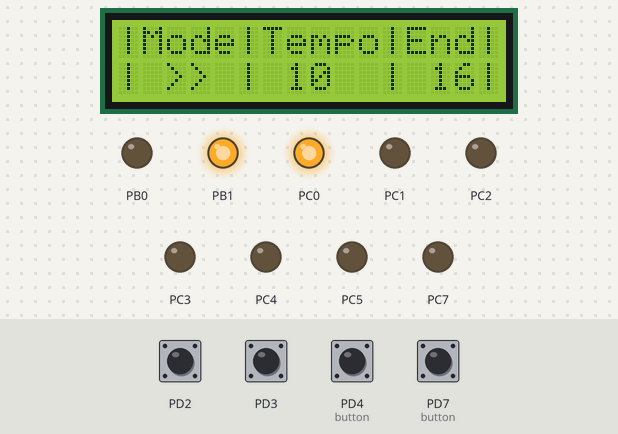
A program run on a simulated ATmega32, built with avr-gcc and emulated at 16 MHz (the files do not name the chip). Parts: 16×2 character LCD, output pins drawn as LEDs (lit = HIGH). Wiring (inferred from the names in the program): character LCD (HD44780): RS PB7; R/W PC6; E PB6; data PB5, PB4, PB3, PB2. The inputs (shaded band) are chosen by the test bench; at power-on: PD2, PD3, PD4 (button), PD7 (button) HIGH. Random numbers use the default seed unless the program sets one; pins used as bus, display or sensor lines are not drawn.

Above: at 1.2 s.
1.3 s: PD4 (button) pulled LOW for 0.15 s
At 2.5 s:
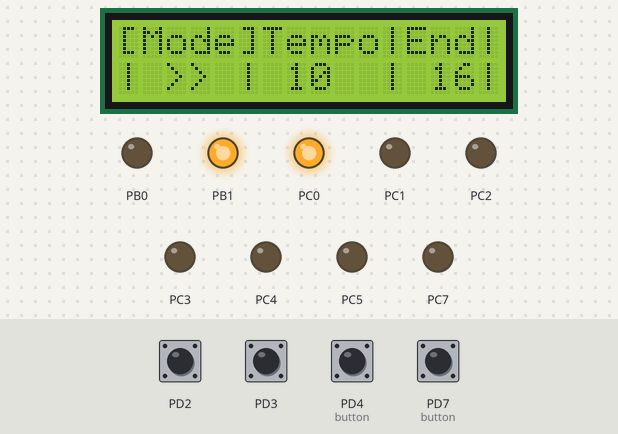
2.9 s: PD4 (button) pulled LOW for 1 s
At 3.9 s:
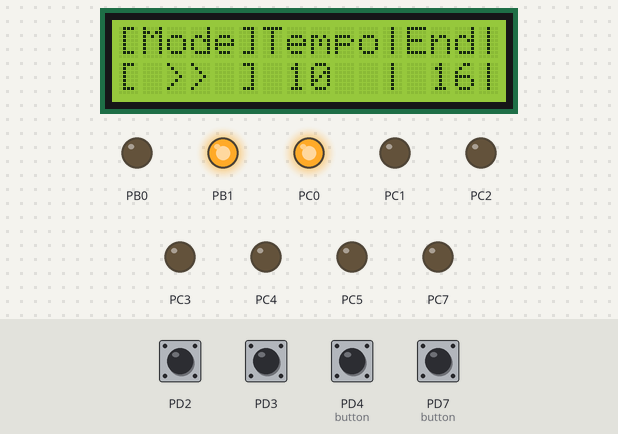
5.4 s: PD7 (button) pulled LOW for 0.15 s
At 5.8 s:
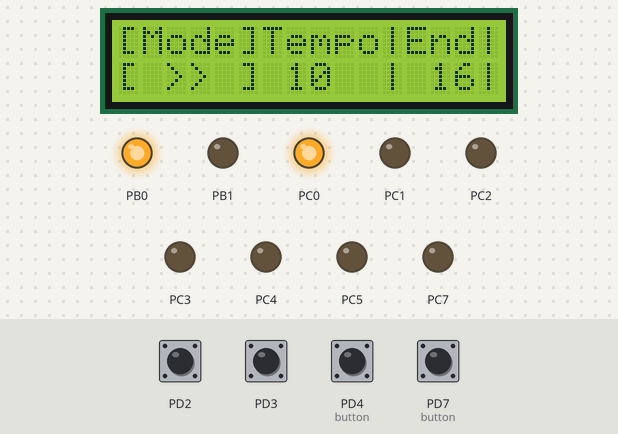
8.5 s: PD4 (button) pulled LOW for 0.15 s
At 10.5 s:
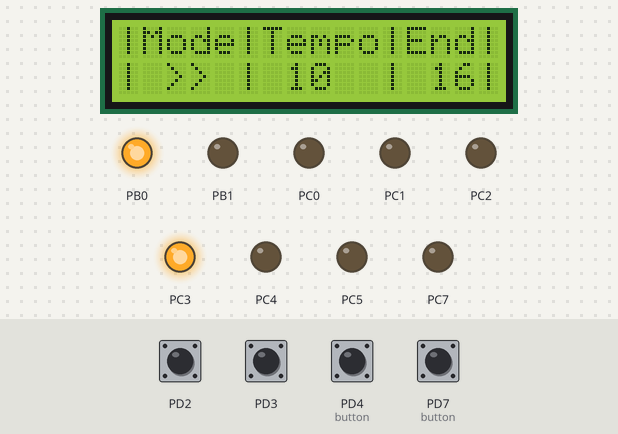
11.6 s: PD7 (button) pulled LOW for 1 s
14.1 s: PD7 (button) pulled LOW for 0.15 s
At 14.9 s:
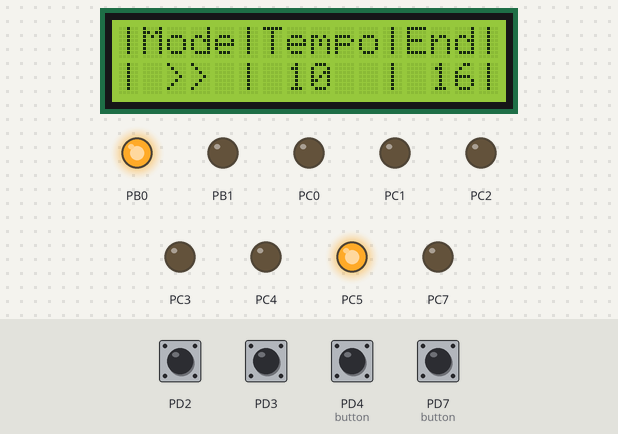
Timing chart, 0 to 23.1 s (numbered marks = the images above; inputs shaded):
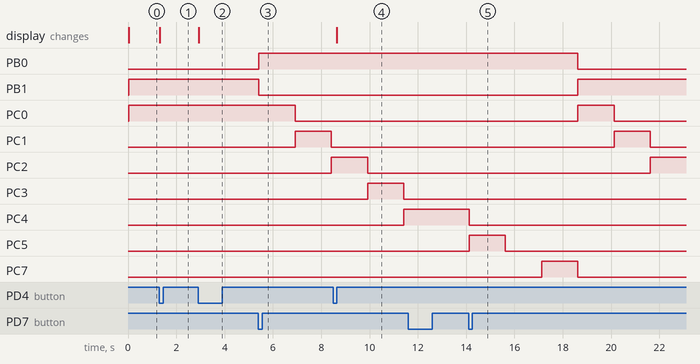

The program:

main.c
```c
/***********************************************************************
 * LCD 16x2 pin connection
 * PORTB 7 = RS
 * PORTB 6 = E
 * PORTB 5 = D4
 * PORTB 4 = D5
 * PORTB 3 = D6
 * PORTB 2 = D7
 * *********************************************************************
 * LED Display 16 leds
 * PORTC = led anode
 * PORTB 0 = select first 8 leds
 * PORTB 1 select second 8 leds
 * *********************************************************************
 * MIDI RX/TX
 * PORTD 0 MIDI RX
 * PORTD 1 MIDI TX
 * *********************************************************************
 * Rotary encoder connections
 * PORTD 2 = encoder A (INT0)
 * PORTD 3 = encoder B (INT1)
 * PORTD 4 = encoder button
 * *********************************************************************
 * PORTD 5 = Button step_FFW
 * PORTD 6 = Button step_REW
 * PORTD 7 = Button PLAY
***********************************************************************/
#define F_CPU 16000000UL

#include <stdio.h>
#include <stdlib.h>
#include <avr/interrupt.h>
#include "init_setup.h"
#include "user_interface.h"

#define note_on 9
#define note_off 8


//Steps Data
uint8_t notes[16] = {28, 31, 33, 31, 38, 36, 38, 40, 44, 46, 44, 46, 44, 46, 44, 46};
uint8_t velocitys[16] = {100, 45, 45, 45, 100, 45, 45, 45, 100, 45, 45, 45, 100, 45, 100, 100};
uint8_t note_gate[16] = {1, 1, 1, 1, 1, 1, 1, 1, 1, 1, 1, 1, 1, 1, 1, 1};
//
volatile uint16_t no_of_hundred_us = 0;
volatile uint8_t enc_val = 0;
uint16_t note_length;
uint8_t tempo = 10;
uint8_t step_index = 0;
uint8_t led_step = 0;
uint8_t flags;//8 flags = (bit0 = play/stop, bit1 = edit, bit2 = flip/flop for pendul play mode)
uint8_t inMIDInote = 0;
uint8_t inMIDIvel = 0;
uint8_t end_step = 16;
uint8_t prev_val = 0;
uint8_t push = 0;
uint8_t menu = 0;
uint8_t play_mode = 0;

/*
void MIDI_TX(uint8_t cmd, uint8_t channel, uint8_t pitch, uint8_t velocity)
{
  uint8_t cmd_tx = (cmd << 4) + (channel - 1);
  Serial.write(cmd_tx);
  Serial.write(pitch);
  Serial.write(velocity);
}
*/

int main(void) {
	display_init();
	initSetup();
	note_length = (600000 / tempo) / 4; //16th note rezolution
 while(1){
   checkPlay();
   checkEdit();
   if((flags >> 1) & 1)editMenu();
  }
}

void ledDisplay(){
	if(step_index > 7){
		if(!((PORTB >> 1) & 1))PORTB |= 1 << 1;
		if((PORTB >> 0) & 1)PORTB &= ~(1 << 0);
		PORTC = 0;
		PORTC |= 1 << (step_index - 8);
	}
	else if(step_index < 8){
		if(!((PORTB >> 0) & 1))PORTB |= 1 << 0;
		if((PORTB >> 1) & 1)PORTB &= ~(1 << 1);
		PORTC = 0;
		PORTC |= 1 << step_index;
	}
}

void playMode1(){
	ledDisplay();
	step_index++;
    if (step_index >= end_step)step_index = 0;
}

void playMode2(){
	ledDisplay();
	step_index--;
    if (step_index == 255)step_index = end_step-1;
}

void playMode3(){
	if(!((flags >> 2) & 1)){
		ledDisplay();
		step_index++;
        if (step_index == end_step){
			flags |= 1 << 2;
			step_index -= 2;
		}
		UDR = step_index;
	}
	else {
		ledDisplay();
		step_index--;
		if (step_index == 0)flags &= ~(1 << 2);
		UDR = step_index;
	}
}

void playMode4(){
	ledDisplay();
	step_index = rand() % 16;
	UDR = step_index;
}

ISR(TIMER1_COMPA_vect) {
  // keep a track of number of 100us intervals
  no_of_hundred_us++;
  // if number of 100us is eql to duration of the 16th_note and we are in play mode
  if (no_of_hundred_us >= note_length && ((flags >> 0) & 1)){// NOTE: '>=' used instead of '=='
    //Play
    //(step_index == 0) ? MIDI_TX(note_off, 1, notes[15], 0x00) : MIDI_TX(note_off, 1, notes[step_index - 1], 0x00);// prev note off
   // if (note_gate[step_index] == 1)MIDI_TX(note_on, 1, notes[step_index], velocitys[step_index]); // midi note on
    //
    no_of_hundred_us = 0;   // reset 100us interval counter
    if(play_mode == 0)playMode1();
    if(play_mode == 1)playMode2();
    if(play_mode == 2)playMode3();
    if(play_mode == 3)playMode4();

  }
}

ISR(USART_RXC_vect){
	//char ReceivedByte ;
	//ReceivedByte = UDR ; // Fetch the received byte value into the variable " ByteReceived "
	//UDR = ReceivedByte ; // Echo back the received byte back to the computer
}

ISR(INT0_vect){
  if ((PIND & (1 << PIND2)) && !(PIND & (1 << PIND3))) enc_val++;
}

ISR(INT1_vect){
  if ((PIND & (1 << PIND3)) && !(PIND & (1 << PIND2))) enc_val--;
}
```

hd44780.h
```c
/*****************************************************************************
Title  :   HD44780 Library
Author :   SA Development
Version:   1.11
*****************************************************************************/

#ifndef HD44780_H
#define HD44780_H

#include "hd44780_settings.h"
#include "inttypes.h"

//LCD Constants for HD44780
#define LCD_CLR                 0    // DB0: clear display

#define LCD_HOME                1    // DB1: return to home position

#define LCD_ENTRY_MODE          2    // DB2: set entry mode
#define LCD_ENTRY_INC           1    // DB1: 1=increment, 0=decrement
#define LCD_ENTRY_SHIFT         0    // DB0: 1=display shift on

#define LCD_DISPLAYMODE         3    // DB3: turn lcd/cursor on
#define LCD_DISPLAYMODE_ON      2    // DB2: turn display on
#define LCD_DISPLAYMODE_CURSOR  1    // DB1: turn cursor on
#define LCD_DISPLAYMODE_BLINK   0    // DB0: blinking cursor

#define LCD_MOVE                4    // DB4: move cursor/display
#define LCD_MOVE_DISP           3    // DB3: move display (0-> cursor)
#define LCD_MOVE_RIGHT          2    // DB2: move right (0-> left)

#define LCD_FUNCTION            5    // DB5: function set
#define LCD_FUNCTION_8BIT       4    // DB4: set 8BIT mode (0->4BIT mode)
#define LCD_FUNCTION_2LINES     3    // DB3: two lines (0->one line)
#define LCD_FUNCTION_10DOTS     2    // DB2: 5x10 font (0->5x7 font)

#define LCD_CGRAM               6    // DB6: set CG RAM address
#define LCD_DDRAM               7    // DB7: set DD RAM address

#define LCD_BUSY                7    // DB7: LCD is busy


void lcd_init();
void lcd_command(uint8_t cmd);

void lcd_clrscr();
void lcd_home();
void lcd_goto(uint8_t pos);

#if RW_LINE_IMPLEMENTED==1
uint8_t lcd_getc();
#endif

void lcd_putc(char c);
void lcd_puts(const char *s);
void lcd_puts_P(const char *progmem_s);
#if (LCD_DISPLAYS>1)
void lcd_use_display(int ADisplay);
#endif

#endif
```

init_setup.c
```c
#include <avr/io.h>
#include <avr/interrupt.h>

# define USART_BAUDRATE 9600
# define BAUD_PRESCALE (((( 16000000UL / 16) + ( USART_BAUDRATE / 2) ) / ( USART_BAUDRATE )) - 1)

void USART_init(){
	UCSRB = (1 << RXEN ) | (1 << TXEN ); // Turn on the transmission and reception circuitry
	UCSRC = (1 << URSEL ) | (1 << UCSZ0 ) | (1 << UCSZ1 ); // Use 8- bit character sizes
	UBRRH = ( BAUD_PRESCALE >> 8) ; // Load upper 8- bits of the baud rate value into the high byte of the UBRR register
	UBRRL = BAUD_PRESCALE ; // Load lower 8 - bits of the baud rate value into the low byte of the UBRR register
	UCSRB |= (1 << RXCIE ); // Enable the USART Recieve Complete interrupt ( USART_RXC )
}

void pinINT0_init() {
  MCUCR |= 1 << ISC00;
  MCUCR |=  1 << ISC01;
  GICR |= 1 << INT0;
  MCUCR |= 1 << ISC10;
  MCUCR |=  1 << ISC11;
  GICR |= 1 << INT1;
}

void timer1_init()
{
  // turn on CTC mode
  // set up timer with prescaler = 64 and CTC mode
  TCCR1B |= (1 << WGM12)|(1 << CS11)|(1 << CS10);
  TCNT1  = 0;//initialize counter value to
  //compare match register = [ 16,000,000Hz/ (prescaler * desired interrupt frequency) ] - 1
  OCR1A = 24;// = (16*10^6) / (10000*64) - 1 (must be <65536)/10kHz || 100us
  // enable timer compare interrupt
  TIMSK |= (1 << OCIE1A);
}

void io_init(){
  DDRD = 0;//PORTD as input
  PORTD = 255;// PULLUP enable on PORTD
  DDRC = 255;// PORTC as output
  PORTC = 1;//initial value for PORTC
  DDRB |= 1 << 0;//PORTB 0 as output
  DDRB |= 1 << 1;//PORTB 1 as output
  PORTB |= 1 << 1;
  PORTB &= ~(1 << 0);
}

void initSetup(){
  cli();
  timer1_init();
  pinINT0_init();
  USART_init();
  sei();
  io_init();
}
```

init_setup.h
```c
void pinINT0_init(void);
void timer1_init(void);
void io_init(void);
void initSetup(void);
void USART_init(void);
```

user_interface.c
```c
#define F_CPU 16000000UL

#include <stdio.h>
#include <stdlib.h>
#include <util/delay.h>
#include <string.h>
#include "hd44780_settings.h"
#include "hd44780.h"
#include "hd44780.c"

char strbuff[10];
extern uint8_t tempo;
extern uint8_t end_step;
extern uint8_t step_index;
extern uint8_t flags;
extern uint8_t push;
extern uint8_t menu;
extern uint8_t play_mode;
extern uint8_t prev_val;
extern volatile uint8_t enc_val;
extern uint16_t note_length;

void display_init(){
  lcd_init();
  lcd_clrscr();
  lcd_puts("|Mode|Tempo|End|");
  lcd_setCursor(1, 0);
  lcd_puts("| >> |     |   |");
  lcd_setCursor(1, 7);
  lcd_puts(itoa(tempo, strbuff, 10));
  lcd_setCursor(1, 13);
  lcd_puts(itoa(end_step, strbuff, 10));
}

static int debounce(int pin) {
  _delay_ms(20);
  if (!(PIND & (1 << pin)))return 1;// check if button stable = debounce
  return 0;
}

void exitMenu() {
	lcd_setCursor(0, 0);
	lcd_puts("|");
	lcd_setCursor(0, 5);
	lcd_puts("|");
	lcd_setCursor(0, 11);
	lcd_puts("|");
	lcd_setCursor(0, 15);
	lcd_puts("|");
	lcd_setCursor(1, 0);
	lcd_puts("|");
	lcd_setCursor(1, 5);
	lcd_puts("|");
	lcd_setCursor(1, 11);
	lcd_puts("|");
	lcd_setCursor(1, 15);
	lcd_puts("|");
}

void displayPlayMode(){
	switch(play_mode){
		case 0:
		lcd_setCursor(1, 1);
		lcd_puts("    ");
		lcd_setCursor(1, 1);
		lcd_puts(" >> ");
		break;
		case 1:
		lcd_setCursor(1, 1);
		lcd_puts("    ");
		lcd_setCursor(1, 1);
		lcd_puts(" << ");
		break;
		case 2:
		lcd_setCursor(1, 1);
		lcd_puts("    ");
		lcd_setCursor(1, 1);
		lcd_puts(" <> ");
		break;
		case 3:
		lcd_setCursor(1, 1);
		lcd_puts("    ");
		lcd_setCursor(1, 1);
		lcd_puts("rand");
		break;
	}
}

void displayMenuCursor() {
	if(push == 1){
		lcd_setCursor(0, 0);
		lcd_puts("|");
		lcd_setCursor(0, 5);
		lcd_puts("|");
		lcd_setCursor(0, 11);
		lcd_puts("|");
		lcd_setCursor(0, 15);
		lcd_puts("|");
		switch(menu){
			case 0: //set mode
			lcd_setCursor(0, 0);
			lcd_puts("[");
			lcd_setCursor(0, 5);
			lcd_puts("]");
			break;
			case 1://set Tempo
			lcd_setCursor(0, 5);
			lcd_puts("[");
			lcd_setCursor(0, 11);
			lcd_puts("]");
			break;
			case 2://set end step
			lcd_setCursor(0, 11);
			lcd_puts("[");
			lcd_setCursor(0, 15);
			lcd_puts("]");
			break;
		}
	}
	else if(push == 2){
		lcd_setCursor(1, 0);
		lcd_puts("|");
		lcd_setCursor(1, 5);
		lcd_puts("|");
		lcd_setCursor(1, 11);
		lcd_puts("|");
		lcd_setCursor(1, 15);
		lcd_puts("|");
		switch(menu){
			case 0: //set mode
			lcd_setCursor(1, 0);
			lcd_puts("[");
			lcd_setCursor(1, 5);
			lcd_puts("]");
			break;
			case 1://set Tempo
			lcd_setCursor(1, 5);
			lcd_puts("[");
			lcd_setCursor(1, 11);
			lcd_puts("]");
			break;
			case 2://set end step
			lcd_setCursor(1, 11);
			lcd_puts("[");
			lcd_setCursor(1, 15);
			lcd_puts("]");
			break;
		}
	}
}

void editMenu() {
	switch(push){
		case 1:
		if(enc_val != prev_val){
			prev_val = enc_val;
			menu = enc_val;
			displayMenuCursor();
			}
		break;
		case 2:
		if(menu == 0 && (!((flags >> 0) & 1)) && enc_val != prev_val){
			  if(enc_val > prev_val && play_mode < 4)play_mode++;
				  else if(enc_val < prev_val && play_mode > 0)play_mode--;
			  displayPlayMode();
			  if(play_mode == 1)step_index = end_step;
			  else step_index = 0;
			  prev_val = enc_val;
		  }
		  else if(menu == 1 && enc_val != prev_val){
			  if(enc_val > prev_val && tempo < 250)tempo++;
			    else if(enc_val < prev_val && tempo > 10)tempo--;
			  note_length = (600000 / tempo) / 4; //16th note rezolution
			  lcd_setCursor(1, 7);
			  lcd_puts("   ");
			  lcd_setCursor(1, 7);
			  lcd_puts(itoa(tempo, strbuff, 10));
			  prev_val = enc_val;
		  }
		  else if(menu == 2 && enc_val != prev_val){
			  if(enc_val > prev_val && end_step < 16)end_step++;
				 else if(enc_val < prev_val && end_step > 1)end_step--;
			  lcd_setCursor(1, 13);
			  lcd_puts("  ");
			  lcd_setCursor(1, 13);
		      lcd_puts(itoa(end_step, strbuff, 10));
			  prev_val = enc_val;
			}
		 break;
		 case 3:
		 menu = 0;
		 enc_val = 0;
		 push = 0;
		 flags &= ~(1 << 1);
		 exitMenu();
		 break;
	}
}

void checkPlay(){
	if (!(PIND & (1 << PIND7))) {
    if (debounce(PIND7) == 1) {
      flags ^= 1 << 0;
    }
    while (!(PIND & (1 << PIND7))) {}// take your finger off the button
  }
}

void checkEdit(){
	if (!(PIND & (1 << PIND4))) {
		if (debounce(PIND4) == 1) {
			enc_val = 0;
			flags |= 1 << 1;
			push++;
			displayMenuCursor();
		}
    while (!(PIND & (1 << PIND4))) {}// take your finger off the button
  }
}
```

user_interface.h
```c
void display_init(void);
void exitMenu(void);
void displayPlayMode(void);
void displayMenuCursor(void);
void editMenu(void);
void checkPlay(void);
void checkEdit(void);
```

hd44780_settings.h
```c
#ifndef HD44780_SETTINGS_H
#define HD44780_SETTINGS_H


#define USE_ADELAY_LIBRARY       0           // Set to 1 to use my ADELAY library, 0 to use internal delay functions
#define LCD_BITS                 4           // 4 for 4 Bit I/O Mode, 8 for 8 Bit I/O Mode
#define RW_LINE_IMPLEMENTED      0           // 0 for no RW line (RW on LCD tied to ground), 1 for RW line present
#define WAIT_MODE                0           // 0=Use Delay Method (Faster if running <10Mhz)
                                             // 1=Use Check Busy Flag (Faster if running >10Mhz) ***Requires RW Line***
#define DELAY_RESET              15          // in mS

#if (LCD_BITS==8)                            // If using 8 bit mode, you must configure DB0-DB7
  #define LCD_DB0_PORT           PORTC
  #define LCD_DB0_PIN            0
  #define LCD_DB1_PORT           PORTC
  #define LCD_DB1_PIN            1
  #define LCD_DB2_PORT           PORTC
  #define LCD_DB2_PIN            2
  #define LCD_DB3_PORT           PORTC
  #define LCD_DB3_PIN            3
#endif
#define LCD_DB4_PORT             PORTB       // If using 4 bit omde, you must configure DB4-DB7
#define LCD_DB4_PIN              5
#define LCD_DB5_PORT             PORTB
#define LCD_DB5_PIN              4
#define LCD_DB6_PORT             PORTB
#define LCD_DB6_PIN              3
#define LCD_DB7_PORT             PORTB
#define LCD_DB7_PIN              2

#define LCD_RS_PORT              PORTB       // Port for RS line
#define LCD_RS_PIN               7           // Pin for RS line

#define LCD_RW_PORT              PORTC       // Port for RW line (ONLY used if RW_LINE_IMPLEMENTED=1)
#define LCD_RW_PIN               6           // Pin for RW line (ONLY used if RW_LINE_IMPLEMENTED=1)

#define LCD_DISPLAYS             1           // Up to 4 LCD displays can be used at one time
                                             // All pins are shared between displays except for the E
                                             // pin which each display will have its own

                                             // Display 1 Settings - if you only have 1 display, YOU MUST SET THESE
#define LCD_DISPLAY_LINES        2           // Number of Lines, Only Used for Set I/O Mode Command
#define LCD_E_PORT               PORTB       // Port for E line
#define LCD_E_PIN                6           // Pin for E line

#if (LCD_DISPLAYS>=2)                        // If you have 2 displays, set these and change LCD_DISPLAYS=2
  #define LCD_DISPLAY2_LINES     2           // Number of Lines, Only Used for Set I/O Mode Command
  #define LCD_E2_PORT            PORTC       // Port for E line
  #define LCD_E2_PIN             5           // Pin for E line
#endif

#if (LCD_DISPLAYS>=3)                        // If you have 3 displays, set these and change LCD_DISPLAYS=3
  #define LCD_DISPLAY3_LINES     2           // Number of Lines, Only Used for Set I/O Mode Command
  #define LCD_E3_PORT            PORTC       // Port for E line
  #define LCD_E3_PIN             5           // Pin for E line
#endif

#if (LCD_DISPLAYS>=4)                        // If you have 4 displays, set these and change LCD_DISPLAYS=4
  #define LCD_DISPLAY4_LINES     2           // Number of Lines, Only Used for Set I/O Mode Command
  #define LCD_E4_PORT            PORTC       // Port for E line
  #define LCD_E4_PIN             5           // Pin for E line
#endif

#endif
```

Source omitted: hd44780.c (22040 bytes)

Measured:
- after the input at 1.3 s, the display: changes at once (image 1)
- after the input at 2.9 s, the display: changes at once (image 2)
- after the input at 5.4 s, PB0: LOW → HIGH at once; PB1: HIGH → LOW at once; PC0: HIGH → LOW after 1.5 s; PC1: LOW → HIGH after 1.5 s, → LOW 1.5 s later; PC2: LOW → HIGH after 3.0 s
- after the input at 8.5 s, the display: changes after 0.15 s (image 4)
- after the input at 11.6 s, every drawn part: stays the same
- after the input at 14.1 s, PB0: HIGH → LOW after 4.5 s; PB1: LOW → HIGH after 4.5 s; PC0: LOW → HIGH after 4.5 s, → LOW 1.5 s later; PC1: LOW → HIGH after 6.0 s, → LOW 1.5 s later; PC2: LOW → HIGH after 7.5 s
